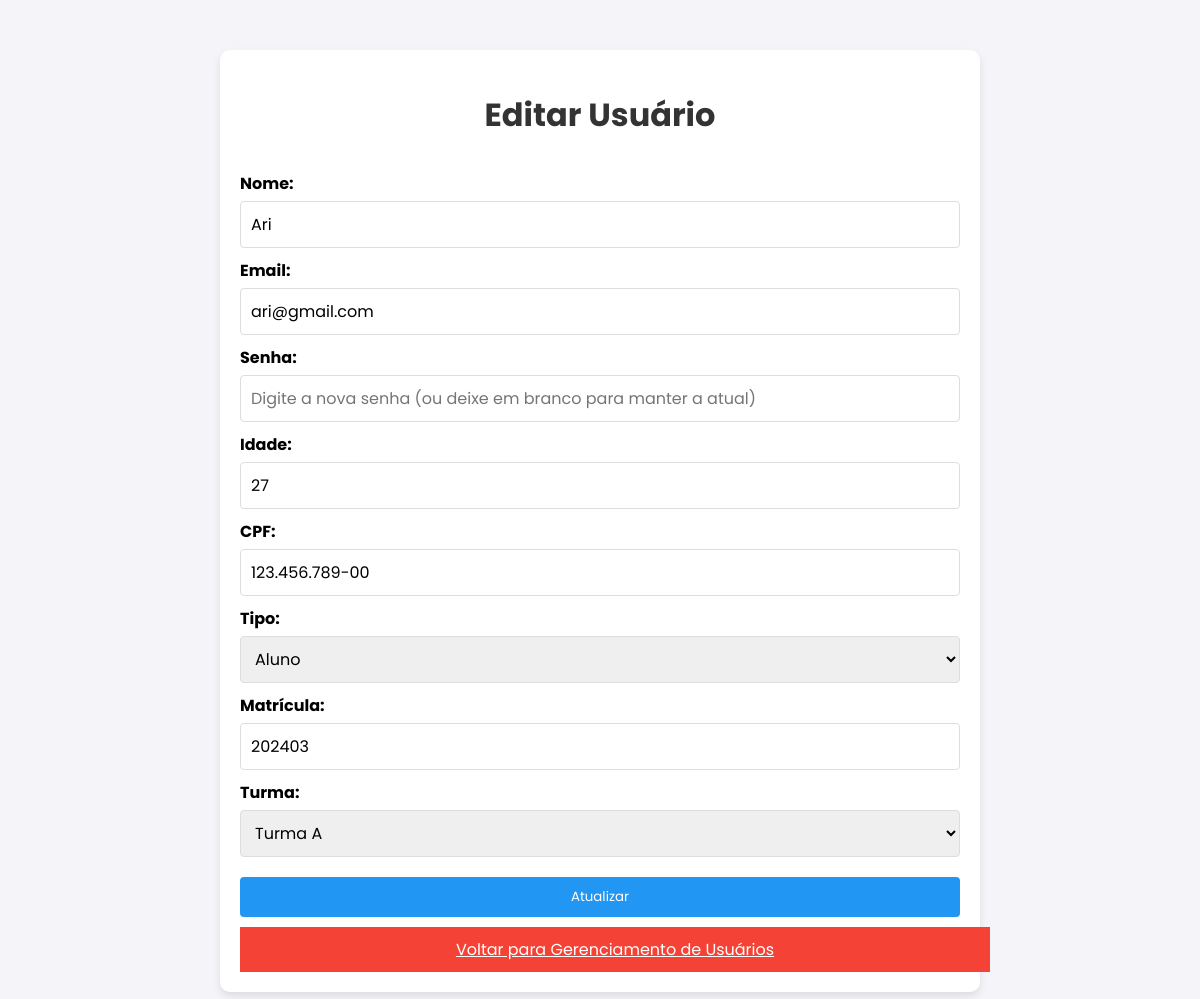
The app's page /editar_usuario.php?id=3 (signed in) with its own data.
### tables this page shows
CREATE TABLE alunos (
  id INT NOT NULL AUTO_INCREMENT,
  matricula INT NOT NULL UNIQUE,
  fk_user INT NOT NULL,
  PRIMARY KEY (id),
  FOREIGN KEY (fk_user) REFERENCES usuarios (id) ON DELETE CASCADE
);

CREATE TABLE usuarios (
  id INT NOT NULL AUTO_INCREMENT,
  nome VARCHAR(40) NOT NULL,
  email VARCHAR(50) UNIQUE NOT NULL,
  idade INT NOT NULL,
  cpf VARCHAR(14) UNIQUE NOT NULL,
  senha VARCHAR(255) NOT NULL,
  tipo ENUM('Professor','Aluno', "Administrador") NOT NULL,
  PRIMARY KEY (id)
);

CREATE TABLE turma_alunos (
  id INT NOT NULL AUTO_INCREMENT,
  fk_turma INT NOT NULL,
  fk_aluno INT NOT NULL,
  PRIMARY KEY (id),
  FOREIGN KEY (fk_turma) REFERENCES turmas(id) ON DELETE CASCADE,
  FOREIGN KEY (fk_aluno) REFERENCES alunos(id) ON DELETE CASCADE,
  UNIQUE KEY (fk_turma, fk_aluno)
);

CREATE TABLE turmas (
  id INT NOT NULL AUTO_INCREMENT,
  nome VARCHAR(50) NOT NULL,
  PRIMARY KEY (id)
);

### editar_usuario.php (the view, shortened to what this page needs)
<?php
include("conexao.php");
if (isset($_GET['id'])) {
    $usuario_id = $_GET['id'];
    $sql = "SELECT u.id, u.nome, u.email, u.senha, u.idade, u.cpf, u.tipo, a.matricula, p.id AS prof_id, ad.id AS admin_id
            FROM usuarios u
            LEFT JOIN alunos a ON u.id = a.fk_user
            LEFT JOIN professores p ON u.id = p.fk_user
            LEFT JOIN administradores ad ON u.id = ad.fk_user
            WHERE u.id = $usuario_id";
    $resultado = mysqli_query($connection, $sql);
    $usuario = mysqli_fetch_assoc($resultado);
    $sql_aluno = "SELECT id FROM alunos WHERE fk_user = $usuario_id";
    $res_aluno = mysqli_query($connection, $sql_aluno);
    $usuario_aluno = mysqli_fetch_assoc($res_aluno);
}
        $todas_turmas = mysqli_query($connection, "SELECT * FROM turmas");
        $turmas_array = mysqli_fetch_all($todas_turmas, MYSQLI_ASSOC);
        $turma_atual_id = null;
        if ($usuario['tipo'] == 'Aluno' && $usuario_aluno) {
            $res_turma = mysqli_query($connection, "SELECT fk_turma FROM turma_alunos WHERE fk_aluno = {$usuario_aluno['id']}");
            $row_turma = mysqli_fetch_assoc($res_turma);
            $turma_atual_id = $row_turma['fk_turma'] ?? null;
        }
?>
<!DOCTYPE html>
<html lang="pt-br">
<head>
    <link rel="stylesheet" href="Style/editUser.css">
</head>
<body>
    <div class="container">
        <h1>Editar Usuário</h1>
        <form method="POST">
            <label for="nome">Nome:</label>
            <input type="text" id="nome" name="nome" value="<?php echo htmlspecialchars($usuario['nome']); ?>" required>
            <label for="email">Email:</label>
            <input type="email" id="email" name="email" value="<?php echo htmlspecialchars($usuario['email']); ?>" required>
            <label for="senha">Senha:</label>
            <input type="password" id="senha" name="senha" placeholder="Digite a nova senha (ou deixe em branco para manter a atual)">
            <label for="idade">Idade:</label>
            <input type="number" id="idade" name="idade" value="<?php echo htmlspecialchars($usuario['idade']); ?>" required>
            <label for="cpf">CPF:</label>
            <input type="text" id="cpf" name="cpf" value="<?php echo htmlspecialchars($usuario['cpf']); ?>" required>
            <label for="tipo">Tipo:</label>
            <select id="tipo" name="tipo" required>
                <option value="Aluno" <?php echo $usuario['tipo'] == 'Aluno' ? 'selected' : ''; ?>>Aluno</option>
            </select>
            <?php if ($usuario['tipo'] == 'Aluno'): ?>
                <label for="matricula">Matrícula:</label>
                <input type="text" id="matricula" name="matricula" value="<?php echo htmlspecialchars($usuario['matricula']); ?>" required>
                <label for="turma">Turma:</label>
                <select name="turma" id="turma" required>
                    <?php foreach ($turmas_array as $turma): ?>
                        <option value="<?php echo $turma['id']; ?>" <?php echo ($turma['id'] == $turma_atual_id) ? 'selected' : ''; ?>>
                            <?php echo htmlspecialchars($turma['nome']); ?>
                        </option>
                    <?php endforeach; ?>
                </select>
            <?php endif; ?>
            <button type="submit" name="atualizar">Atualizar</button>
        </form>
        <a href="gerenciar_usuarios.php" class="btn-voltar">Voltar para Gerenciamento de Usuários</a>
    </div>
</body>
</html>

### Style/editUser.css (style rules this page uses)
* { font-family: "poppins", sans-serif; }
body { font-family: Arial, sans-serif; background-color: #f4f4f9; margin: 0; padding: 0; }
.container { background-color: white; padding: 20px; border-radius: 10px; box-shadow: 0 4px 8px rgba(0, 0, 0, 0.1); width: 60%; margin: 50px auto; }
h1 { text-align: center; color: #333; }
form { display: flex; flex-direction: column; }
label { margin-top: 10px; font-weight: bold; }
input, select { padding: 10px; margin-top: 5px; font-size: 16px; border-radius: 4px; border: 1px solid #ddd; }
button { background-color: #2196F3; color: white; padding: 10px; border: none; border-radius: 4px; cursor: pointer; margin-top: 20px; }
.btn-voltar { background-color: #f44336; color: white; padding: 10px 15px; margin-top: 10px; text-align: center; display: inline-block; width: 100%; }

### records on screen
alunos: nome "Ari", email "ari@gmail.com", idade "27", cpf "123.456.789-00", matricula "202403"
usuarios: tipo "Aluno"
turma_alunos: turma "Turma A"
